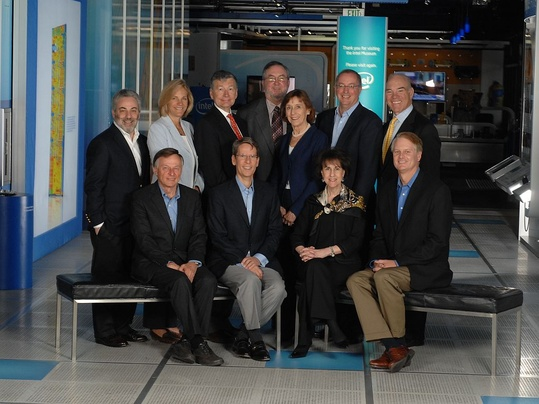
#> input picture cv_img/Intel_Board_of_Directors.jpg, 539 x 404 px, shrunk from 1024 x 768 before the run
$ python cv_facedetection.py
#> lines starting #> are read from the running program, lines starting #| are printed output that depends on the picture; after the words box and inside, x2 and y2 are one past the last pixel; in counts of white or black regions, pixels touching at a corner belong together
'''
Sample 10 is a basic Face and Eye Detection program that uses OpenCV to analyze
an image and detect human faces and eyes. The detected areas or Regions of
Interest (ROI) are demarcated with rectangles. The program uses the OpenCV
built-in pre-trained Haar feature-based cascade classifiers in order to perform this task.
'''

import cv2
import numpy as np

# This section selects the Haar Cascade Classifer File to use
# Ensure that the path to the xml files are correct
# In this example, the files have been copied to the local folder
#face_cascade = cv2.CascadeClassifier(r'./cv_data/haarcascade_frontalface_default.xml')
face_cascade = cv2.CascadeClassifier(r'./cv_data/haarcascade_frontalcatface.xml')
eye_cascade = cv2.CascadeClassifier(r'./cv_data/haarcascade_eye.xml')
# Some Additional Samples - Only one imread should be active. So be sure to comment out all others.
# Image download URL - http://blogs.intel.com/iot/files/2016/04/ASBRparticpants.jpg
#img = cv2.imread('ASBRparticpants.jpg')
# Image download URL - http://blogs.intel.com/iot/files/2016/09/bmw-group-intel-mobileye-3.jpg
#img = cv2.imread(r'./cv_img/bmw-group-intel-mobileye-3.jpg')
# Image download URL - https://upload.wikimedia.org/wikipedia/commons/1/17/Intel_Board_of_Directors.jpg
img = cv2.imread(r'./cv_img/Intel_Board_of_Directors.jpg')
#> img is the input picture: shape (404, 539, 3); mean B, G, R 70.1, 69.8, 67.3
img = cv2.imread(r'./cv_img/cat_03.jpg')
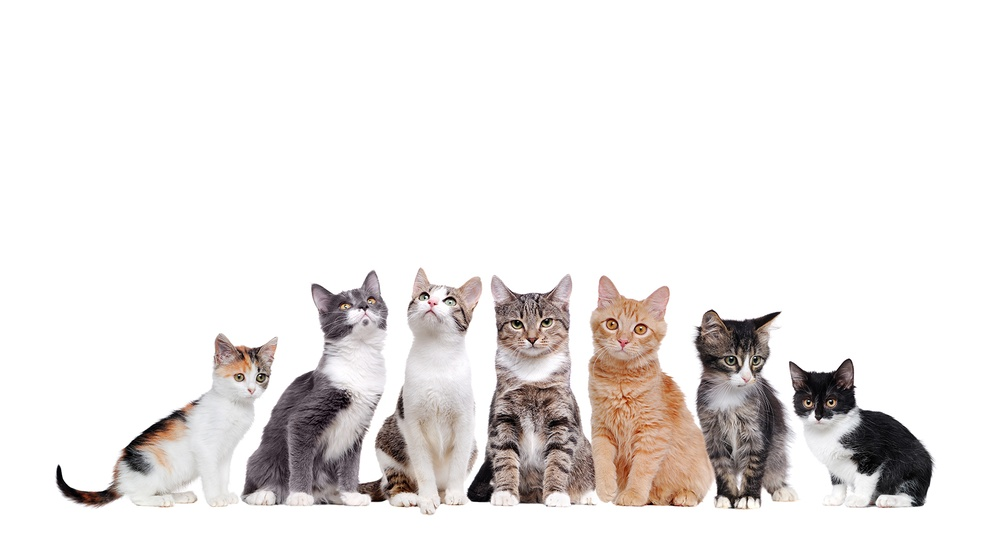
#> input picture cv_img/cat_03.jpg, 1000 x 539 px, shrunk from 1900 x 1024 before the run
#> img is the input picture: shape (539, 1000, 3); mean B, G, R 229.1, 230.4, 233.9
try:
    #img = cv2.imread(r'./cv_img/bmw-group-intel-mobileye-3.jpg')
    gray=cv2.cvtColor(img, cv2.COLOR_BGR2GRAY)
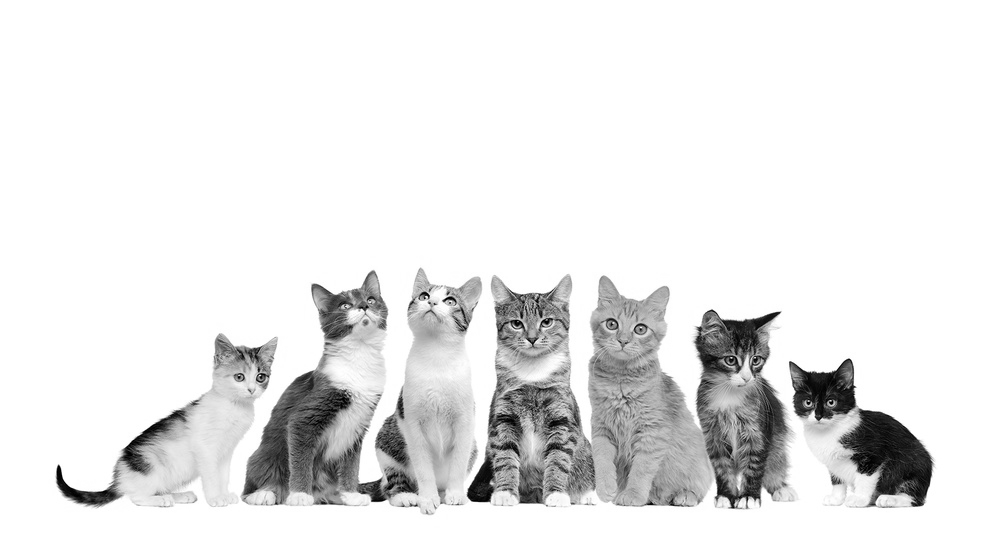
#> gray: shape (539, 1000); min 0, max 255, mean 231.3
    # Face detection using Haar Cascades
    # Detects objects of different sizes in the input image. The detected objects are returned as a list of rectangles.
    # cv2.CascadeClassifier.detectMultiScale(image[,scaleFactor[,minNeighbors[,flags[,minSize[,maxSize]]]]]) -> objects
    faces = face_cascade.detectMultiScale(gray, 1.3, 5)
#> faces = [[223, 354, 54, 54], [795, 382, 51, 51], [713, 337, 61, 61]]
    # Draw the rectangles around detected Regions of Interest [ROI] - faces
    # cv2.rectangle(img, pt1, pt2, color[, thickness[, lineType[, shift]]]) -> img
    i=1
    for (x, y, w, h) in faces:
        cv2.rectangle(img, (x, y), (x + w, y + h), (255, 0, 0), 2)
        cv2.putText(img, "Cat #{}".format(i + 1), (x, y - 10),
                    cv2.FONT_HERSHEY_SIMPLEX, 0.55, (0, 0, 255), 2)
        i=i+1
        roi_gray = gray[y:y + h, x:x + w]
        roi_color = img[y:y + h, x:x + w]
        # Since eyes are a part of face, limit eye detection to face regions to improve accuracy
        eyes = eye_cascade.detectMultiScale(roi_gray)
        for (ex, ey, ew, eh) in eyes:
            # Draw the rectangles around detected Regions of Interest [ROI] - eyes
            cv2.rectangle(roi_color, (ex, ey), (ex + ew, ey + eh), (0, 255, 0), 2)
#> this loop made 3 passes
#> pass 1, `roi_color = img[y:y + h, x:x + w]`:
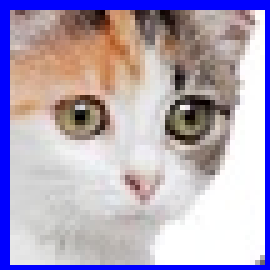
#> roi_color: shape (54, 54, 3) (shown 5 times larger); mean B, G, R 187.8, 166.6, 178
#> pass 2, `roi_color = img[y:y + h, x:x + w]`:
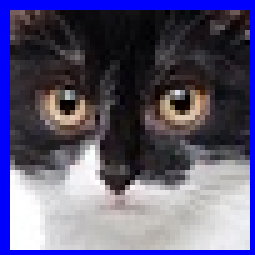
#> roi_color: shape (51, 51, 3) (shown 5 times larger); mean B, G, R 117.3, 87.3, 91.4
#> after the loop:
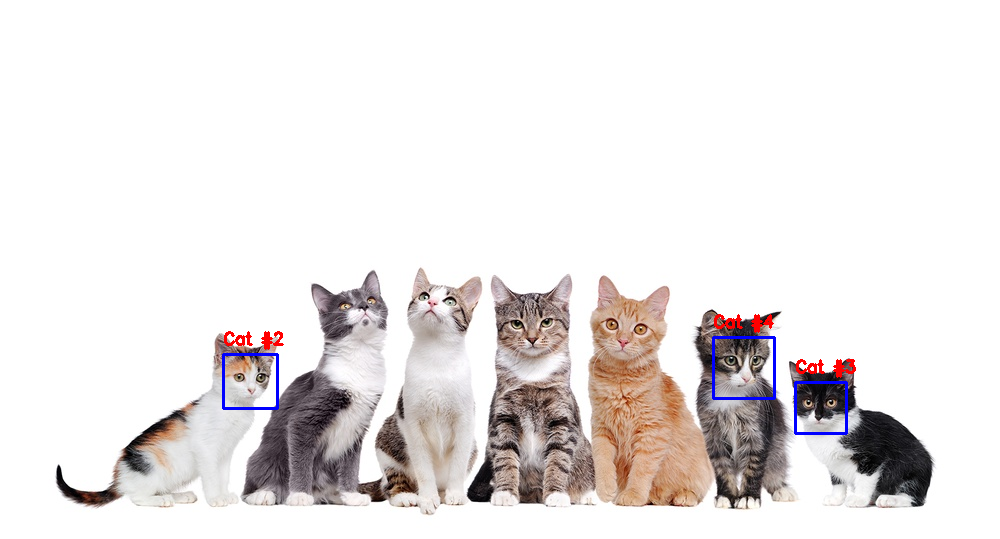
#> img: shape (539, 1000, 3); 0.61% of pixels changed, all inside (x1, y1, x2, y2) = (222, 314, 856, 435)
#> after the loop:
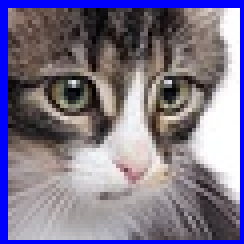
#> roi_color: shape (61, 61, 3) (shown 4 times larger); mean B, G, R 140.3, 117.6, 125.4
#> after the loop:
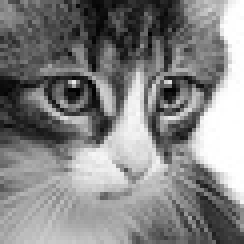
#> roi_gray: shape (61, 61) (shown 4 times larger); min 1, max 255, mean 131.7
#> after the loop, i = 4

    # Display the result
    cv2.imshow('img', img)
    # Show image until dismissed using GUI exit window
    cv2.waitKey(0)
    # Release all resources used
    cv2.destroyAllWindows()

except cv2.Error as e:
    print('OpenCV Error, code=', e.code)
